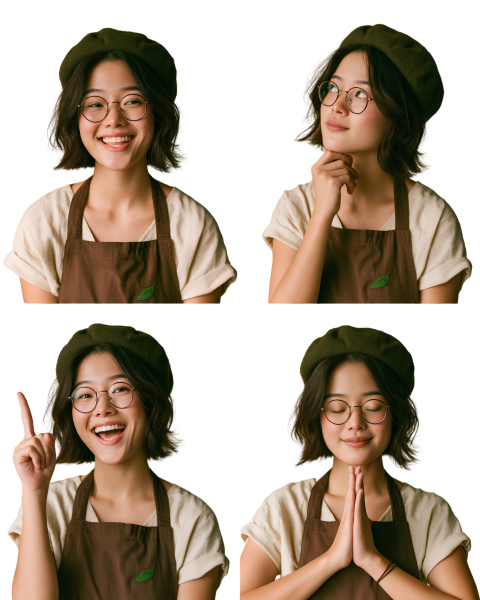
#> input picture docs/characters/barista/references/expressions_v1_whitebg.png, 960 x 1200 px (shown at 1/2 size)
$ python -i process_portraits.py   (imports and definitions only)
#> lines starting #> are read from the running program, lines starting #| are printed output that depends on the picture
"""Cut photo portraits (Midjourney) into game-ready dialogue portraits.

Usage (from the project root):
  pip install rembg onnxruntime
  python scripts/process_portraits.py barista

Reads  docs/characters/<id>/references/expressions_v1_whitebg.webp  (2x2 grid: smile, thinking / idea, wai)
       docs/characters/<id>/references/identity_front_whitebg.webp  (neutral)
Writes public/sprites/npc/<id>/portrait/<face>.webp  — 760x1000, transparent,
       every face scaled/aligned by the beret so the head never jumps between expressions.
"""
import os
import sys

import numpy as np
from PIL import Image
from rembg import new_session, remove
from scipy import ndimage

ROOT=os.path.dirname(os.path.dirname(os.path.abspath(__file__)))
CID=sys.argv[1] if len(sys.argv)>1 else 'barista'
REF=os.path.join(ROOT,'docs','characters',CID,'references')
# [1 line not run here, left out]
# [1 line that did not run here, left out]
def _find_ref(name):
    p1 = os.path.join(REF, name + '.webp')
    if os.path.exists(p1):
        return p1
    p2 = os.path.join(REF, name.replace('_whitebg', '') + '.webp')
    if os.path.exists(p2):
        return p2
    return p1

# [1 line not run here, left out]
# [1 line that did not run here, left out]
# [2 lines that did not run here, left out]
def cut(img):
  src=np.array(img).astype(float)
  a=np.array(remove(img,session=sess,alpha_matting=True,alpha_matting_foreground_threshold=240,alpha_matting_background_threshold=15,alpha_matting_erode_size=8))[...,3]/255.0
  m=a>0.08
  labeled: object = ndimage.label(m)
  lab, n = getattr(labeled, '__iter__', lambda: (labeled, 1))() if not isinstance(labeled, tuple) else labeled
  if n>1:
    sizes=ndimage.sum(m,lab,range(1,n+1)); a=np.where(ndimage.binary_dilation(lab==(1+int(np.argmax(sizes))),iterations=3),a,0)
  r,b=src[...,0],src[...,2]
  L=src.mean(axis=2); sat=src.max(axis=2)-src.min(axis=2); warm=(r-b)
  outside=a<0.05
  band=np.asarray(ndimage.binary_dilation(outside,iterations=28),dtype=bool)&~outside
  neutral_or_dark=(warm<16)|(L<150)                     # white bg / dark hair — NOT cream shirt or skin
  key=band&neutral_or_dark&(sat<45)
  hh0=a.shape[0]; below=np.zeros_like(a,bool); below[int(hh0*0.58):]=True
  key=key&~(below&(a>0.9))          # shoulders/shirt edge below the hair line stay solid
  ak=np.clip((248-L)/175,0,1)
  a2=np.where(key,np.minimum(a,ak),a)
  al=np.clip(a2,1e-3,1)[...,None]
  col=np.where(key[...,None],np.clip((src-(1-al)*255)/al,0,255),src)
  # heal specks: small holes inside the body (shirt/shoulder edges) get their original alpha back
  hh=a.shape[0]; lower=np.zeros_like(a,bool); lower[int(hh*0.55):]=True
  opaque=a2>0.5; closed=ndimage.binary_closing(opaque,iterations=5)
  holes=np.asarray(closed,dtype=bool)&~opaque&lower
  a2=np.where(holes,a,a2); col=np.where(holes[...,None],src,col)
  a2=np.where(a2<0.04,0,a2)
  return Image.fromarray(np.dstack([col,a2*255]).astype(np.uint8))
def beret(im):
  a=np.array(im); r,g,b=[a[...,i].astype(int) for i in range(3)]
  o=(a[...,3]>200)&(g>r-5)&(g>b+12)&(r<120)&(g<130); o[a.shape[0]//2:]=False
  ys,xs=np.where(o); return xs.min(),xs.max(),ys.min()
# [8 lines not run here, left out]

>>> import cv2
>>> picture = cv2.imread('../docs/characters/barista/references/expressions_v1_whitebg.png', cv2.IMREAD_GRAYSCALE)
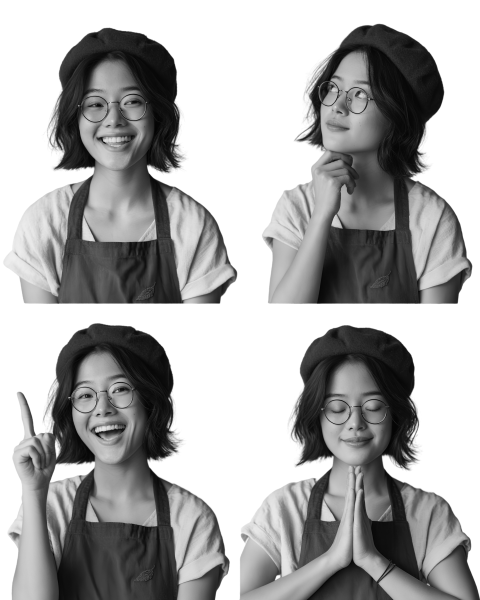
#> picture: shape (1200, 960) (shown at 1/2 size); min 0, max 255, mean 169.2
>>> result = cut(picture)
#> (the run stopped early here; a loop or call above may not have finished)

$ run again, on docs/characters/barista/references/identity_front.png
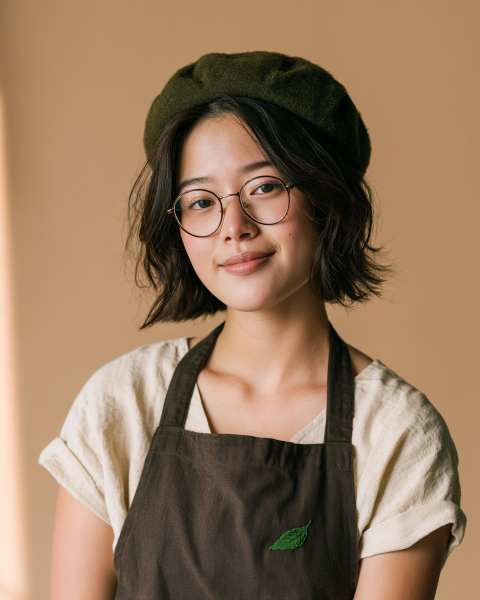
#> input picture docs/characters/barista/references/identity_front.png, 960 x 1200 px (shown at 1/2 size)
#> `picture = cv2.imread('../docs/characters/barista/references/expression..`:
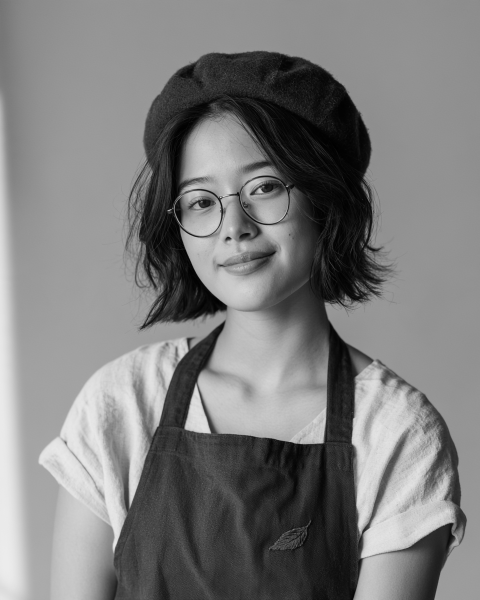
#> picture: shape (1200, 960) (shown at 1/2 size); min 0, max 241, mean 124.7

$ run again, on docs/characters/barista/references/meadow_catch_beret.png
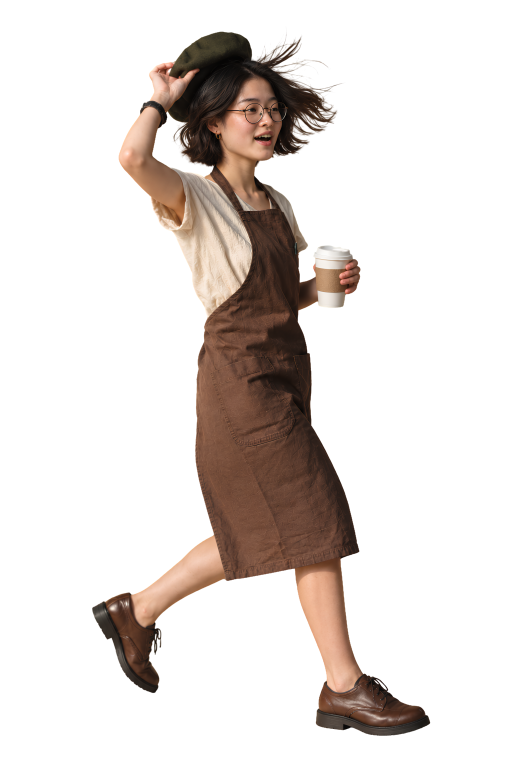
#> input picture docs/characters/barista/references/meadow_catch_beret.png, 1024 x 1536 px (shown at 1/2 size)
#> `picture = cv2.imread('../docs/characters/barista/references/expression..`:
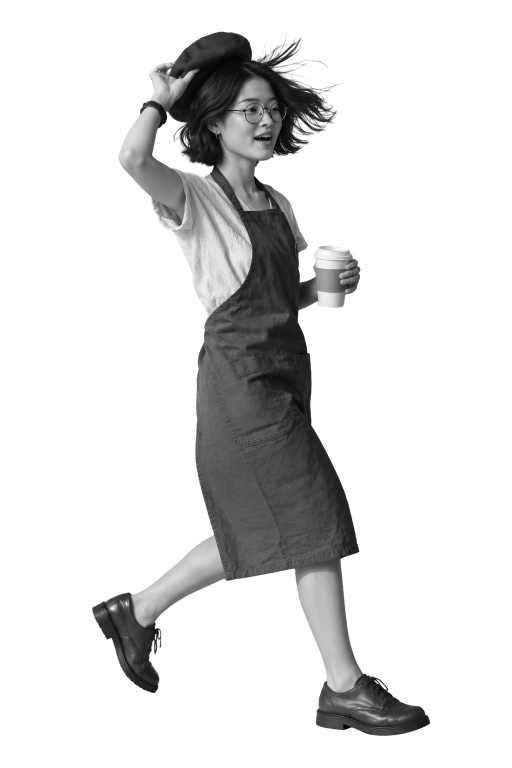
#> picture: shape (1536, 1024) (shown at 1/2 size); min 0, max 255, mean 220.2
